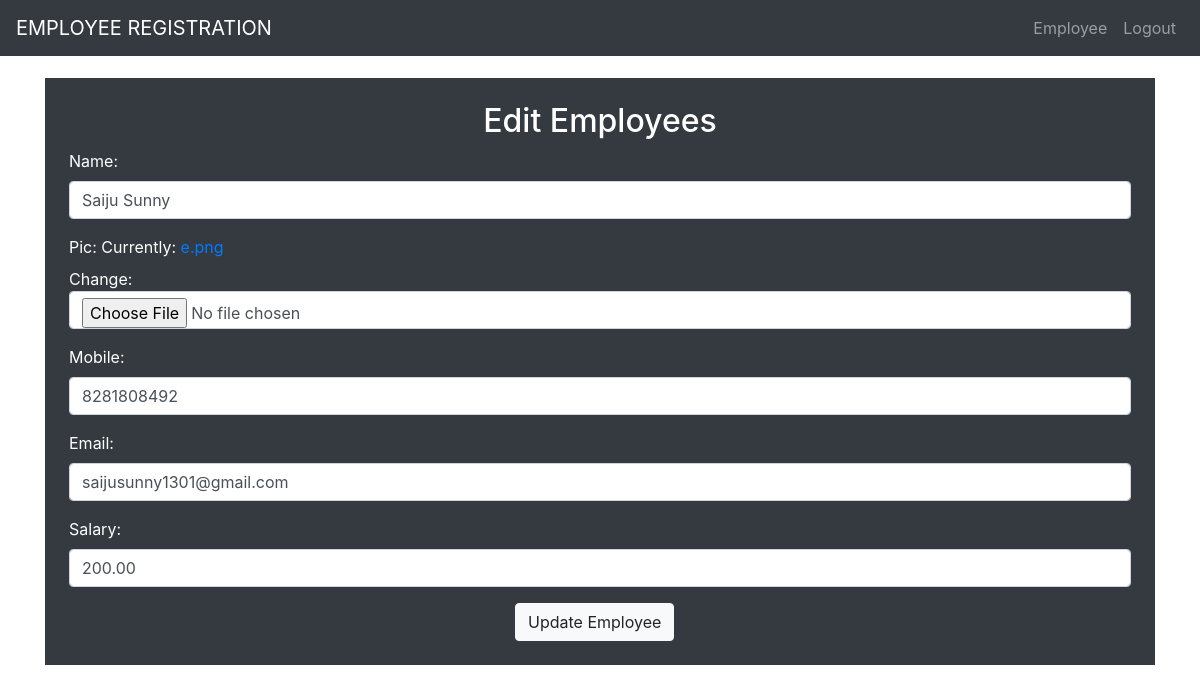
The app's page /editEmployee/19 (signed in) with its own data.
### empl/models.py (models this page shows)
class Employee(models.Model):
    user = models.ForeignKey(User, on_delete=models.CASCADE, null=True)
    name = models.CharField(max_length=100)
    pic = models.ImageField(upload_to="uploads", default='e.png')
    mobile = models.CharField(unique=True, max_length=10)
    email = models.EmailField()
    salary = models.DecimalField(max_digits=8, decimal_places=2)
    datetime = models.DateTimeField(auto_now=True)

### empl/views.py (the view)
# urls.py: path('editEmployee/<int:id>', views.edit_employees,name='editEmp'),
@login_required(login_url='adminlogin')
def edit_employees(request, id=None):
        one_emp = Employee.objects.get(id=id)
        form = EmployeeForm(request.POST or None, request.FILES or None, instance=one_emp)
        if form.is_valid():
            form.save()
            messages.add_message(request, messages.INFO, f"{form.cleaned_data.get('name')} has been added")
            return redirect('allEmp')
        context = {
            'form': form,
        }
        return render(request, 'emp/editEmp.html', context)

### empl/forms.py
class EmployeeForm(forms.ModelForm):
    class Meta:
        model = Employee
        fields = ['name','pic','mobile','email','salary']

### empl/templates/emp/editEmp.html (shortened to what this page needs)
{% extends 'base.html' %}
{% block content %}
<div class="w50 bg-dark text-white p-4" style="margin-top: 2%;">
    <h2 style="text-align: center;">Edit Employees</h2>
    <form method="post" enctype="multipart/form-data">
        {{form.as_p}}
        <button type="submit" class="btn btn-light" style="margin-left: 42%;">Update Employee</button>
    </form>
</div>
{% endblock %}

### records on screen
Employee: name "Saiju Sunny", mobile "8281808492", email "saijusunny1301@gmail.com", salary "200.00"
